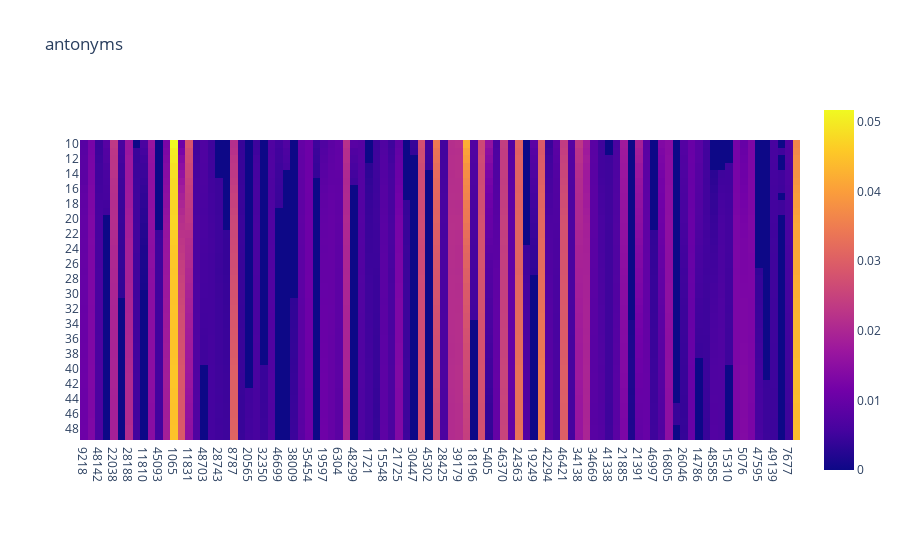

Notebook code for this chart:
### Code cell
px.imshow(heatmap, x=[str(x) for x in all_features], y=[str(x) for x in range(10, 50)], title="antonyms")

### Figure 1 — Plotly figure (JSON) as saved in the notebook; plotly's stock layout.template omitted (floating-point values rounded to 4 significant figures; data arrays with more than 128 entries replaced by an {"elided": "..."} marker saying what was removed)
{"data": [{"coloraxis": "coloraxis", "hovertemplate": "x: %{x}<br>y: %{y}<br>color: %{z}<extra></extra>", "name": "0", "type": "heatmap", "x": ["9218", "9224", "48142", "40466", "22038", "40470", "28188", "9760", "11810", "43555", "45093", "16422", "1065", "26164", "11831", "21559", "48703", "41027", "28743", "31313", "8787", "14419", "20565", "8281", "32350", "616", "46699", "1646", "38009", "3708", "35454", "23684", "19597", "31376", "6304", "33953", "48299", "11950", "1721", "4795", "15548", "41148", "21725", "30946", "30447", "14577", "45302", "46849", "28425", "47882", "39179", "33039", "18196", "33045", "5405", "22813", "46370", "8994", "24363", "25387", "19249", "48437", "42294", "39233", "46421", "8023", "34138", "28517", "34669", "2422", "41338", "23420", "21885", "4483", "21391", "40340", "46997", "41370", "16805", "28072", "26046", "21441", "14786", "33217", "48585", "45516", "15310", "8143", "5076", "43484", "47595", "36847", "49139", "1530", "7677", "33278"], "xaxis": "x", "y": ["10", "11", "12", "13", "14", "15", "16", "17", "18", "19", "20", "21", "22", "23", "24", "25", "26", "27", "28", "29", "30", "31", "32", "33", "34", "35", "36", "37", "38", "39", "40", "41", "42", "43", "44", "45", "46", "47", "48", "49"], "yaxis": "y", "z": {"elided": "40x96 float values"}}], "layout": {"coloraxis": {"colorscale": [[0, "#0d0887"], [0.1111, "#46039f"], [0.2222, "#7201a8"], [0.3333, "#9c179e"], [0.4444, "#bd3786"], [0.5556, "#d8576b"], [0.6667, "#ed7953"], [0.7778, "#fb9f3a"], [0.8889, "#fdca26"], [1, "#f0f921"]]}, "title": {"text": "antonyms"}, "xaxis": {"anchor": "y", "constrain": "domain", "domain": [0, 1], "scaleanchor": "y"}, "yaxis": {"anchor": "x", "autorange": "reversed", "constrain": "domain", "domain": [0, 1]}}}
